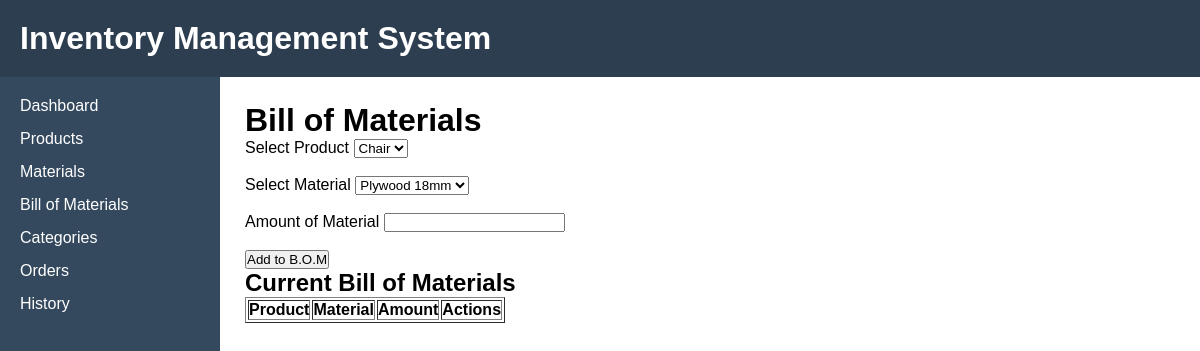
/bill_of_materials, run on an earlier commit of the app's database.
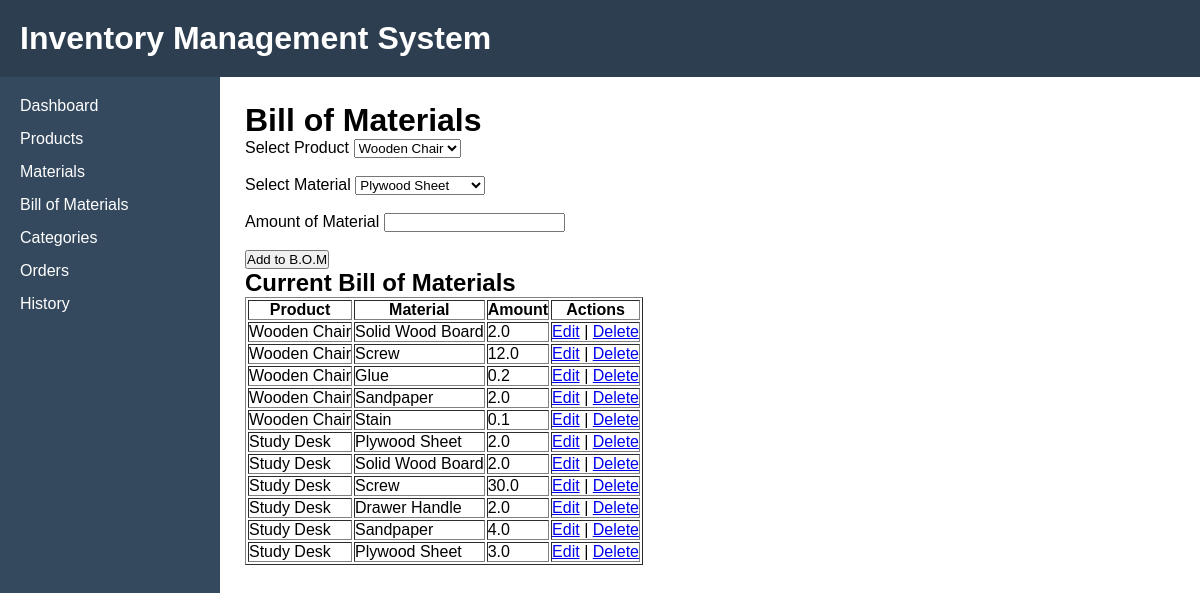
And on a later commit of the database.
### tables this page shows
CREATE TABLE bill_of_materials (
    id INTEGER PRIMARY KEY AUTOINCREMENT,
    product_id INTEGER NOT NULL,
    material_id INTEGER NOT NULL,
    amount_needed REAL NOT NULL,

    FOREIGN KEY(product_id) REFERENCES products(id),
    FOREIGN KEY(material_id) REFERENCES materials(id)
);

CREATE TABLE products (
    id INTEGER PRIMARY KEY AUTOINCREMENT,
    name TEXT NOT NULL,
    selling_price REAL NOT NULL,
    description TEXT
);

CREATE TABLE materials (
    id INTEGER PRIMARY KEY AUTOINCREMENT,
    name TEXT NOT NULL,
    unit TEXT NOT NULL,
    quantity REAL NOT NULL DEFAULT 0,
    price REAL NOT NULL,
    minimum_stock REAL NOT NULL DEFAULT 0
);

### app.py (the view)
@app.route("/bill_of_materials")
def bill_of_materials():
    selected_product = request.args.get("product_id", type=int)
    print("Selected product:", selected_product)
    connection = sqlite3.connect("inventory.db")
    cursor = connection.cursor()
    cursor.execute("""SELECT * FROM products""")
    products = cursor.fetchall()
    cursor.execute("""SELECT * FROM materials""")
    materials = cursor.fetchall()
    cursor.execute("""
        SELECT bill_of_materials.id, products.name, materials.name, bill_of_materials.amount_needed
        FROM bill_of_materials
        JOIN products
            ON bill_of_materials.product_id = products.id
        JOIN materials
            ON bill_of_materials.material_id = materials.id;
    """)
    bom = cursor.fetchall()
    connection.close()
    return render_template("bill_of_materials.html",products=products,materials=materials,bom=bom,selected_product=selected_product)

### templates/bill_of_materials.html (shortened to what this page needs)
{% extends "base.html" %}
{% block content %}
<h1>Bill of Materials</h1>
<form action="{{ url_for('add_bom') }}" method="POST">
    <label>Select Product</label>
    <select name="product_id" required>
        {% for product in products%}
        <option value="{{ product[0] }}"
        >{{ product[1] }}</option>
        {% endfor %}
    </select><br><br>
    <label>Select Material</label>
    <select name="material_id" required>
        {% for material in materials %}
        <option value="{{ material[0] }}">{{ material[1] }}</option>
        {% endfor %}
    </select><br><br>
    <label>Amount of Material</label>
    <input name="amount_needed" type="number" step="0.01" required><br><br>
    <button type="submit">Add to B.O.M</button>
</form>
<h2>Current Bill of Materials</h2>
<table border="1">
    <tr>
        <th>Product</th>
        <th>Material</th>
        <th>Amount</th>
        <th>Actions</th>
    </tr>
    {% for item in bom %}
    <tr>
        <td>{{ item[1] }}</td>
        <td>{{ item[2] }}</td>
        <td>{{ item[3] }}</td>
        <td>
            <a href="{{ url_for('edit_bom', id=item[0]) }}">Edit</a>
            |
            <a href="{{ url_for('delete_bom', id=item[0]) }}">Delete</a>
        </td>
    </tr>
    {% endfor %}
</table>
{% endblock %}

What changed in the data, as far as the page shows it:
added bill_of_materials: name "Wooden Chair", name "Solid Wood Board", amount_needed "2.0"
added bill_of_materials: name "Wooden Chair", name "Screw", amount_needed "12.0"
added bill_of_materials: name "Wooden Chair", name "Glue", amount_needed "0.2"
added bill_of_materials: name "Wooden Chair", name "Sandpaper", amount_needed "2.0"
added bill_of_materials: name "Wooden Chair", name "Stain", amount_needed "0.1"
added bill_of_materials: name "Study Desk", name "Plywood Sheet", amount_needed "2.0"
added bill_of_materials: name "Study Desk", name "Solid Wood Board", amount_needed "2.0"
added bill_of_materials: name "Study Desk", name "Screw", amount_needed "30.0"
added bill_of_materials: name "Study Desk", name "Drawer Handle", amount_needed "2.0"
added bill_of_materials: name "Study Desk", name "Sandpaper", amount_needed "4.0"
added bill_of_materials: name "Study Desk", name "Plywood Sheet", amount_needed "3.0"
Also different on the page:
form field product_id: "Chair" → "Wooden Chair"
form field material_id: "Plywood 18mm" → "Plywood Sheet"
